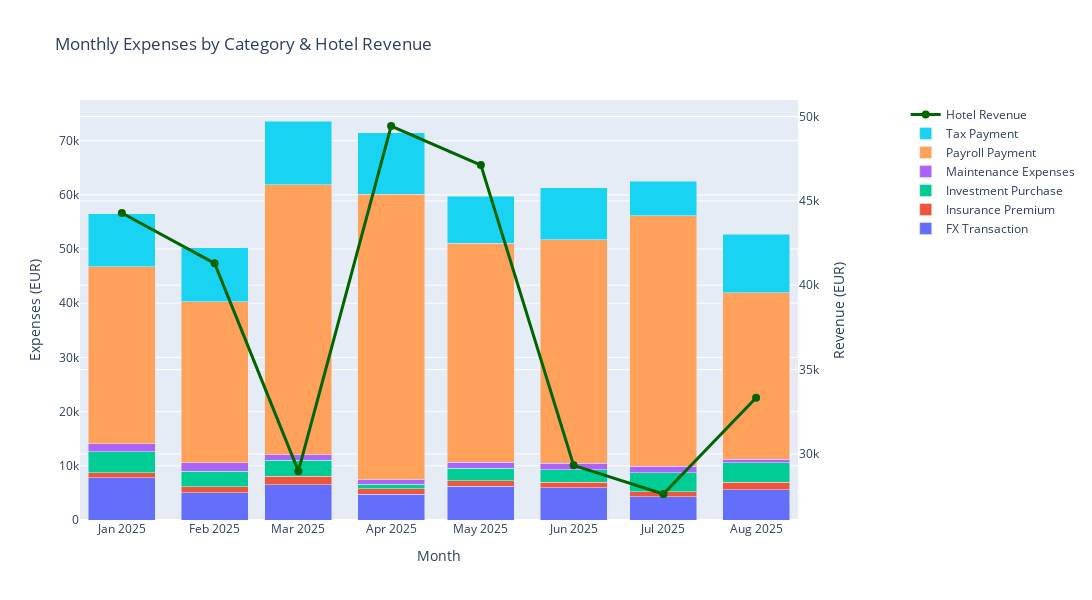

The notebook cell this image was saved under:
### Markdown cell above
## 2) Chart 1: Monthly Expenses by Category (Stacked Bar) + Hotel Revenue (Line)

This chart shows monthly expenses broken down by category as a stacked bar chart, with hotel revenue overlaid as a line chart.

### Code cell
# CHART 1: Monthly Expenses by Category (Stacked Bar) + Hotel Revenue (Line)

# Prepare data
tx = transactions.copy()
tx['month'] = pd.to_datetime(tx[trx_date_col]).dt.to_period('M')

# Extract category from additional_info
tx['category'] = tx['additional_info'].str.extract(r'(.*?) - ')[0]

# Separate expenses (DBIT) and revenue (CRDT)
expenses = tx[(tx['credit_or_debit'] == 'DBIT') & (tx['category'].notna())]
revenue = tx[(tx['credit_or_debit'] == 'CRDT')]

# Aggregate monthly expenses by category
monthly_expenses = expenses.groupby(['month', 'category'])['amount'].sum().reset_index()
monthly_expenses['month_str'] = monthly_expenses['month'].astype(str)

# Aggregate monthly revenue
monthly_revenue = revenue.groupby('month')['amount'].sum().reset_index()
monthly_revenue['month_str'] = monthly_revenue['month'].astype(str)

# Create stacked bar chart for expenses
fig1 = go.Figure()

# Add expense bars by category
categories = monthly_expenses['category'].unique()
for category in sorted(categories):
    cat_data = monthly_expenses[monthly_expenses['category'] == category]
    fig1.add_trace(go.Bar(
        x=cat_data['month_str'],
        y=cat_data['amount'],
        name=category,
        hovertemplate='%{x}<br>%{fullData.name}: €%{y:,.2f}<extra></extra>'
    ))

# Add revenue line
fig1.add_trace(go.Scatter(
    x=monthly_revenue['month_str'],
    y=monthly_revenue['amount'],
    name='Hotel Revenue',
    mode='lines+markers',
    line=dict(color='darkgreen', width=3),
    marker=dict(size=8),
    yaxis='y2',
    hovertemplate='%{x}<br>Revenue: €%{y:,.2f}<extra></extra>'
))

# Update layout
fig1.update_layout(
    title='Monthly Expenses by Category & Hotel Revenue',
    xaxis=dict(title='Month'),
    yaxis=dict(title='Expenses (EUR)', side='left'),
    yaxis2=dict(title='Revenue (EUR)', overlaying='y', side='right'),
    barmode='stack',
    legend=dict(orientation='v', yanchor='top', y=1, xanchor='left', x=1.15),
    hovermode='x unified',
    height=600,
    width=1200
)

fig1.show()

# Calculate and display average percentage share of each expense category
print("\n=== Average Percentage Share of Expense Categories ===")
total_expenses_by_category = expenses.groupby('category')['amount'].sum().reset_index()
total_expenses_overall = total_expenses_by_category['amount'].sum()
total_expenses_by_category['percentage'] = (total_expenses_by_category['amount'] / total_expenses_overall) * 100
total_expenses_by_category = total_expenses_by_category.sort_values('percentage', ascending=False)

for idx, row in total_expenses_by_category.iterrows():
    print(f"{row['category']}: {row['percentage']:.2f}% (€{row['amount']:,.2f})")
print(f"\nTotal Expenses: €{total_expenses_overall:,.2f}")

# Create DataFrame for CSV export
# Pivot expenses to have categories as columns
monthly_expenses_pivot = monthly_expenses.pivot(index='month', columns='category', values='amount').reset_index()

# Rename columns to match expected format
category_mapping = {
    'Payroll Payment': 'Payroll',
    'Tax Payment': 'Tax',
    'FX Transaction': 'FX',
    'Investment Purchase': 'Investment',
    'Insurance Premium': 'Insurance',
    'Maintenance Expenses': 'Maintenance'
}
monthly_expenses_pivot = monthly_expenses_pivot.rename(columns=category_mapping)

# Add revenue column
monthly_revenue_for_merge = monthly_revenue.copy()
monthly_revenue_for_merge['month'] = monthly_revenue_for_merge['month'].astype(str).apply(lambda x: pd.Period(x, freq='M'))
monthly_expenses_pivot = monthly_expenses_pivot.merge(
    monthly_revenue_for_merge[['month', 'amount']], 
    on='month', 
    how='left'
).rename(columns={'amount': 'Revenue'})

# Convert month to date string
monthly_expenses_pivot['date'] = monthly_expenses_pivot['month'].astype(str)
monthly_expenses_pivot = monthly_expenses_pivot.drop('month', axis=1)

# Fill NaN with 0 and reorder columns
expected_columns = ['date', 'Maintenance', 'Insurance', 'Investment', 'FX', 'Tax', 'Payroll', 'Revenue']
for col in expected_columns:
    if col not in monthly_expenses_pivot.columns and col != 'date':
        monthly_expenses_pivot[col] = 0

monthly_expenses_pivot = monthly_expenses_pivot[expected_columns].fillna(0)

# Create alias for export
revenue_expenses_chart = monthly_expenses_pivot.copy()

print("\n✓ DataFrame 'revenue_expenses_chart' created for export")
print(f"Shape: {revenue_expenses_chart.shape}")
display(revenue_expenses_chart)

# Format output for JavaScript/TypeScript
print("\n" + "="*80)
print("COPY-PASTE READY FORMAT:")
print("="*80)
print("const data = [")

for idx, row in revenue_expenses_chart.iterrows():
    # Convert date string "2025-01" to "Jan 25" format
    month_period = pd.Period(row['date'], freq='M')
    date_formatted = month_period.strftime('%b %y')
    
    print(f"  {{ date: \"{date_formatted}\", Maintenance: {row['Maintenance']}, Insurance: {row['Insurance']}, Investment: {row['Investment']}, FX: {row['FX']}, Tax: {row['Tax']}, Payroll: {row['Payroll']}, Revenue: {row['Revenue']} }},")

print("];")
print("="*80)

### Figure 1 — Plotly figure (JSON) as saved in the notebook; plotly's stock layout.template omitted (floating-point values rounded to 4 significant figures)
{"data": [{"hovertemplate": "%{x}<br>%{fullData.name}: €%{y:,.2f}<extra></extra>", "name": "FX Transaction", "type": "bar", "x": ["2025-01", "2025-02", "2025-03", "2025-04", "2025-05", "2025-06", "2025-07", "2025-08"], "y": [7833.0, 5000.0, 6480.0, 4742.0, 6218.0, 5983.0, 4276.0, 5623.0]}, {"hovertemplate": "%{x}<br>%{fullData.name}: €%{y:,.2f}<extra></extra>", "name": "Insurance Premium", "type": "bar", "x": ["2025-01", "2025-02", "2025-03", "2025-04", "2025-05", "2025-06", "2025-07", "2025-08"], "y": [886.0, 1182.0, 1623.0, 1015.0, 1044.0, 1025.0, 953.7, 1331.0]}, {"hovertemplate": "%{x}<br>%{fullData.name}: €%{y:,.2f}<extra></extra>", "name": "Investment Purchase", "type": "bar", "x": ["2025-01", "2025-02", "2025-03", "2025-04", "2025-05", "2025-06", "2025-07", "2025-08"], "y": [3904.0, 2770.0, 2932.0, 814.6, 2282.0, 2231.0, 3491.0, 3611.0]}, {"hovertemplate": "%{x}<br>%{fullData.name}: €%{y:,.2f}<extra></extra>", "name": "Maintenance Expenses", "type": "bar", "x": ["2025-01", "2025-02", "2025-03", "2025-04", "2025-05", "2025-06", "2025-07", "2025-08"], "y": [1437.0, 1570.0, 1018.0, 896.8, 1078.0, 1258.0, 1170.0, 628.3]}, {"hovertemplate": "%{x}<br>%{fullData.name}: €%{y:,.2f}<extra></extra>", "name": "Payroll Payment", "type": "bar", "x": ["2025-01", "2025-02", "2025-03", "2025-04", "2025-05", "2025-06", "2025-07", "2025-08"], "y": [32650.0, 29710.0, 49830.0, 52610.0, 40460.0, 41200.0, 46290.0, 30730.0]}, {"hovertemplate": "%{x}<br>%{fullData.name}: €%{y:,.2f}<extra></extra>", "name": "Tax Payment", "type": "bar", "x": ["2025-01", "2025-02", "2025-03", "2025-04", "2025-05", "2025-06", "2025-07", "2025-08"], "y": [9772.0, 10050.0, 11750.0, 11410.0, 8674.0, 9608.0, 6322.0, 10840.0]}, {"hovertemplate": "%{x}<br>Revenue: €%{y:,.2f}<extra></extra>", "line": {"color": "darkgreen", "width": 3}, "marker": {"size": 8}, "mode": "lines+markers", "name": "Hotel Revenue", "type": "scatter", "x": ["2025-01", "2025-02", "2025-03", "2025-04", "2025-05", "2025-06", "2025-07", "2025-08"], "y": [44280.0, 41300.0, 28980.0, 49440.0, 47120.0, 29330.0, 27630.0, 33330.0], "yaxis": "y2"}], "layout": {"barmode": "stack", "height": 600, "hovermode": "x unified", "legend": {"orientation": "v", "x": 1.15, "xanchor": "left", "y": 1, "yanchor": "top"}, "title": {"text": "Monthly Expenses by Category & Hotel Revenue"}, "width": 1200, "xaxis": {"title": {"text": "Month"}}, "yaxis": {"side": "left", "title": {"text": "Expenses (EUR)"}}, "yaxis2": {"overlaying": "y", "side": "right", "title": {"text": "Revenue (EUR)"}}}}
